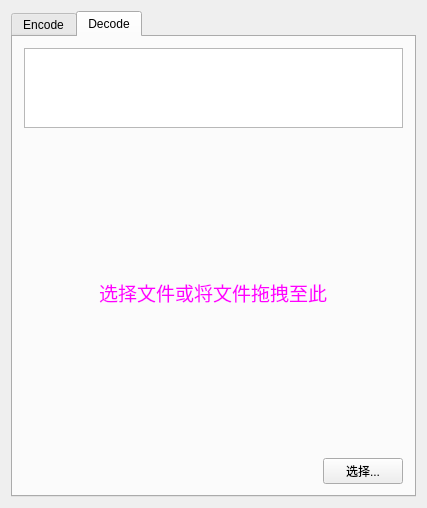
<?xml version="1.0" encoding="UTF-8"?>
<ui version="4.0">
 <class>Widget</class>
 <widget class="QWidget" name="Widget">
  <property name="geometry">
   <rect>
    <x>0</x>
    <y>0</y>
    <width>427</width>
    <height>508</height>
   </rect>
  </property>
  <property name="windowTitle">
   <string>QRCoder</string>
  </property>
  <layout class="QVBoxLayout" name="verticalLayout_3">
   <item>
    <widget class="QTabWidget" name="tabWidget">
     <property name="currentIndex">
      <number>1</number>
     </property>
     <widget class="QWidget" name="tabEncode">
      <attribute name="title">
       <string>Encode</string>
      </attribute>
      <layout class="QVBoxLayout" name="verticalLayout_5">
       <item>
        <widget class="QTextEdit" name="contentTextEdit">
         <property name="enabled">
          <bool>true</bool>
         </property>
         <property name="maximumSize">
          <size>
           <width>16777215</width>
           <height>80</height>
          </size>
         </property>
         <property name="inputMethodHints">
          <set>Qt::ImhMultiLine</set>
         </property>
         <property name="readOnly">
          <bool>false</bool>
         </property>
        </widget>
       </item>
       <item>
        <widget class="QLabel" name="encodedImgLabel">
         <property name="text">
          <string/>
         </property>
         <property name="pixmap">
          <pixmap resource="res.qrc">:/img/author.jpg</pixmap>
         </property>
         <property name="scaledContents">
          <bool>true</bool>
         </property>
         <property name="alignment">
          <set>Qt::AlignCenter</set>
         </property>
         <property name="wordWrap">
          <bool>false</bool>
         </property>
        </widget>
       </item>
       <item>
        <layout class="QHBoxLayout" name="horizontalLayout_3">
         <item>
          <spacer name="horizontalSpacer_2">
           <property name="orientation">
            <enum>Qt::Horizontal</enum>
           </property>
           <property name="sizeHint" stdset="0">
            <size>
             <width>40</width>
             <height>20</height>
            </size>
           </property>
          </spacer>
         </item>
         <item>
          <widget class="QPushButton" name="saveButton">
           <property name="text">
            <string>保存</string>
           </property>
          </widget>
         </item>
         <item>
          <layout class="QHBoxLayout" name="horizontalLayout_2">
           <item>
            <widget class="QPushButton" name="encodeButton">
             <property name="text">
              <string>编码</string>
             </property>
            </widget>
           </item>
          </layout>
         </item>
        </layout>
       </item>
      </layout>
     </widget>
     <widget class="QWidget" name="tabDecode">
      <attribute name="title">
       <string>Decode</string>
      </attribute>
      <layout class="QVBoxLayout" name="verticalLayout_4">
       <item>
        <layout class="QVBoxLayout" name="verticalLayout_2">
         <item>
          <layout class="QVBoxLayout" name="verticalLayout" stretch="0,1,0">
           <item>
            <widget class="QTextEdit" name="resultTextEdit">
             <property name="enabled">
              <bool>true</bool>
             </property>
             <property name="maximumSize">
              <size>
               <width>16777215</width>
               <height>80</height>
              </size>
             </property>
             <property name="readOnly">
              <bool>true</bool>
             </property>
            </widget>
           </item>
           <item alignment="Qt::AlignHCenter|Qt::AlignVCenter">
            <widget class="PixmapLabel" name="decodedImgLabel">
             <property name="acceptDrops">
              <bool>true</bool>
             </property>
             <property name="text">
              <string>&lt;html&gt;&lt;head/&gt;&lt;body&gt;&lt;p align=&quot;center&quot;&gt;&lt;span style=&quot; font-size:14pt; color:#ff00ff;&quot;&gt;选择文件或将文件拖拽至此&lt;/span&gt;&lt;/p&gt;&lt;/body&gt;&lt;/html&gt;</string>
             </property>
             <property name="scaledContents">
              <bool>false</bool>
             </property>
             <property name="wordWrap">
              <bool>false</bool>
             </property>
            </widget>
           </item>
           <item>
            <layout class="QHBoxLayout" name="horizontalLayout">
             <item>
              <spacer name="horizontalSpacer">
               <property name="orientation">
                <enum>Qt::Horizontal</enum>
               </property>
               <property name="sizeHint" stdset="0">
                <size>
                 <width>40</width>
                 <height>20</height>
                </size>
               </property>
              </spacer>
             </item>
             <item>
              <widget class="QPushButton" name="chooseButton">
               <property name="text">
                <string>选择...</string>
               </property>
              </widget>
             </item>
            </layout>
           </item>
          </layout>
         </item>
        </layout>
       </item>
      </layout>
     </widget>
    </widget>
   </item>
  </layout>
 </widget>
 <layoutdefault spacing="6" margin="11"/>
 <customwidgets>
  <customwidget>
   <class>PixmapLabel</class>
   <extends>QLabel</extends>
   <header>PixmapLabel.h</header>
  </customwidget>
 </customwidgets>
 <resources>
  <include location="res.qrc"/>
 </resources>
 <connections/>
</ui>
